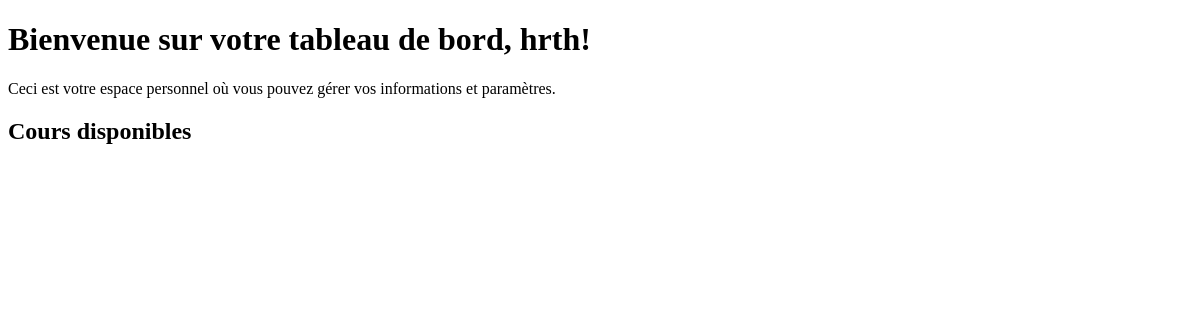
The page /dashboard (signed in) on the database as committed earlier.
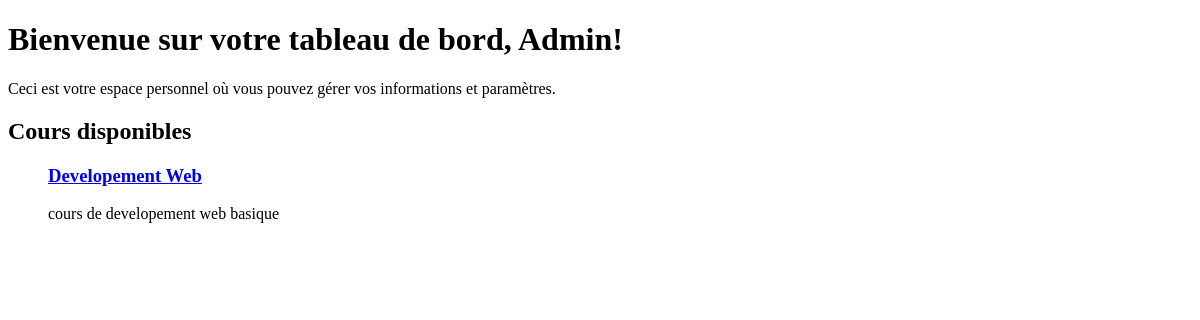
The same page on the database as committed later.
### tables this page shows
CREATE TABLE utilisateurs (
    id_utilisateur INTEGER PRIMARY KEY,
    nom varchar(100) not null,
    courriel varchar(100) not null unique,
    mot_de_passe varchar(255) not null,
    created_at timestamp default current_timestamp
);

CREATE TABLE cours (
    id_cours INTEGER PRIMARY KEY,
    nom_cours varchar(100) not null,
    description text
);

### index.py (the view)
@app.route('/dashboard')
@login_required
def dashboard():
    db = get_db()
    cours = db.get_cours()
    cours_aleatoire = random.sample(cours, min(9, len(cours))) # Sélectionne jusqu'à 9 cours aléatoires
    return render_template('dashboard.html', nom=current_user.nom, cours=cours_aleatoire)

### database.py (called while the page is built)
def _build_utilisateurs(result_set_item):
    utilisateur = {}
    utilisateur["id_utilisateur"] = result_set_item[0]
    utilisateur["nom"] = result_set_item[1]
    utilisateur["courriel"] = result_set_item[2]
    utilisateur["mot_de_passe"] = result_set_item[3]
    utilisateur["created_at"] = result_set_item[4]
    return utilisateur

def _build_cours(result_set_item):
    cours = {}
    cours["id_cours"] = result_set_item[0]
    cours["nom_cours"] = result_set_item[1]
    cours["description"] = result_set_item[2]
    return cours

    def get_connection(self):
        if self.connection is None:
            self.connection = sqlite3.connect('db/maBase.db')
        return self.connection

    def disconnect(self):
        if self.connection is not None:
            self.connection.close()

    def get_cours(self):
        cursor = self.get_connection().cursor()
        query = ("select id_cours, nom_cours, description from cours")
        cursor.execute(query)
        all_data = cursor.fetchall()
        return [_build_cours(item) for item in all_data]

### index.py (called while the page is built)
def get_db():
    db = getattr(g, '_database', None)
    if db is None:
        g._database = Database()
    return g._database

### templates/dashboard.html (shortened to what this page needs)
<!DOCTYPE html>
<html lang="fr">
<head>
</head>
<body>
    <h1>Bienvenue sur votre tableau de bord, {{ nom }}!</h1>
    <p>Ceci est votre espace personnel où vous pouvez gérer vos informations et paramètres.</p>
    <h2>Cours disponibles</h2>
    <ul>
        {% for cours in cours %}
            <div class="cours">
                <h3><a href="{{ url_for('cours_detail', id_cours=cours['id_cours']) }}">{{ cours.nom_cours }}</a></h3>
                <p>{{ cours['description'] }}</p>
            </div>
        {% endfor %}
    </ul>
</body>
</html>

Rows that differ between the two databases and show on the page:
changed utilisateurs: nom "hrth" → "Admin"
added cours: nom_cours "Developement Web", description "cours de developement web basique"
